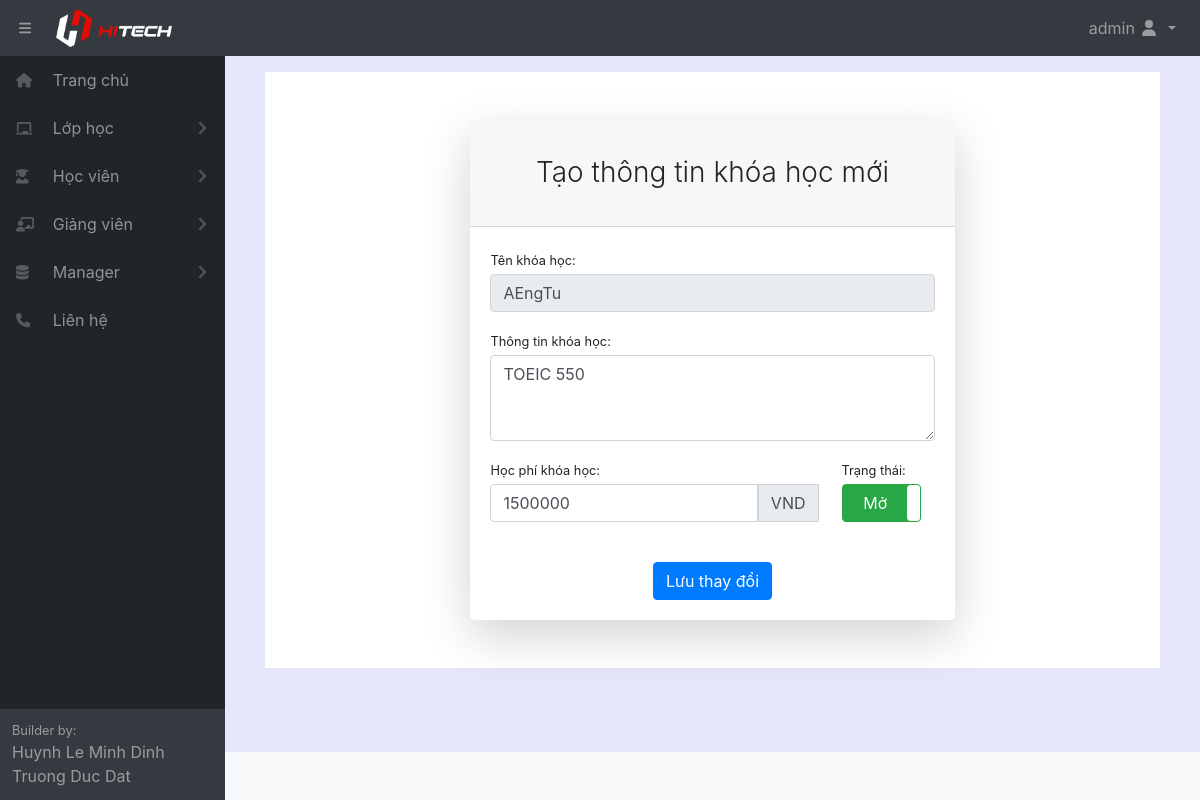
Page /editinformationunit/1 (signed in) on the committed database.
### home/models.py (models this page shows, shortened)
class Unit(models.Model):
    fullname = models.CharField(max_length=100, verbose_name="Tên khóa học")
    infomation = models.CharField(max_length=1000, blank=True, null=True, verbose_name="Thông tin khóa học")
    fee = models.IntegerField(default=0, verbose_name="Học phí khóa học")
    active = models.BooleanField(default=True, verbose_name="Trạng thái")
    class Meta:
        ordering =["fullname"]
        verbose_name_plural = "Khóa học"

### home/decorators.py (the view)
        def wrapper_func(request, *args, **kwargs):
            group = None
            if request.user.groups.exists():
                group = request.user.groups.all()[0].name
            if group in allowed_roles:
                return view_func(request, *args, **kwargs)
            else:
                return redirect('errorrole')

### home/views.py (called while the page is built, shortened)
@login_required(login_url='login')
@allowed_users(allowed_roles=['admin'])
def editInformationUnit(request,pk):
    unit = Unit.objects.get(pk=pk)
    context={'unit':unit}
    return render(request,'manager/editInformationUnit.html',context)

### home/templates/manager/editInformationUnit.html (shortened to what this page needs)
{% extends "pages/base.html" %}
{% block content %}
{% load static %}
<div class="container" style="padding-bottom: 3em;">
    <div class="row justify-content-center">
        <div class="col-xl-7 col-lg-9 col-md-12">
            <div class="card shadow-lg border-0 rounded-lg mt-5">
                <div class="card-header">
                    <h3 class="text-center font-weight-light my-4">Tạo thông tin khóa học mới</h3>
                </div>
                <div class="card-body">
                    <form action="" method="POST">
                        <div class="row">
                            <div class="col-lg-12 col-md-12">
                                <label class="small mb-1" for="id_fullname">Tên khóa học:</label>
                                <div class="form-group">
                                    <input class="form-control" disabled type="text" name="fullname" maxlength="100"
                                        required="" id="id_fullname" placeholder="Nhập tên khóa học mới"
                                        value="{{unit.fullname}}">
                                </div>
                            </div>
                            <div class="col-lg-12 col-md-12">
                                <label class="small mb-1" for="id_infomation">Thông tin khóa học:</label>
                                <div class="form-group">
                                    <textarea class="form-control" required name="infomation" maxlength="1000"
                                        id="id_infomation" rows="3"
                                        placeholder="Nội dung thông tin khóa học">{{unit.infomation}}</textarea>
                                </div>
                            </div>
                            <div class="col-lg-9 col-md-12">
                                <label class="small mb-1" for="id_fee">Học phí khóa học:</label>
                                <div class="form-group input-group">
                                    <input class="form-control" type="text" name="fee" maxlength="100" required=""
                                        id="id_fee" placeholder="Nhập học phí khóa học" value="{{unit.fee}}">
                                    <div class="input-group-prepend">
                                        <span class="input-group-text">VND</span>
                                    </div>
                                </div>
                            </div>
                            <div class="col-lg-3 col-md-12">
                                <label class="small mb-1" for="id_active">Trạng thái:</label>
                                <div class="form-group">
                                </div>
                            </div>
                        </div>
                        <div class="form-group d-flex align-items-center justify-content-between mt-4 mb-0">
                            <input class="btn btn-primary" type="submit" value="Lưu thay đổi"
                                style="margin-left: auto; margin-right: auto;">
                        </div>
                    </form>
                </div>
            </div>
        </div>
    </div>
</div>
{% endblock content %}

### home/templates/pages/base.html (shortened to what this page needs)
<!DOCTYPE html>
<html lang="en">
{% load staticfiles %}
<head>
    <link href="{% static '/fullcalendar/core/main.css' %}" rel='stylesheet' />
    <link href="{% static '/fullcalendar/daygrid/main.css' %}" rel='stylesheet' />
    <link href="{% static '/css/styles.css' %}" rel="stylesheet" />
    <link href="{% static '/css/dataTables.bootstrap4.min.css' %}" rel="stylesheet" />
</head>
<body class="sb-nav-fixed">
    <nav class="sb-topnav navbar navbar-expand navbar-dark bg-dark">
        <button class="btn btn-link btn-sm order-1 order-lg-0" id="sidebarToggle" href="#" style="margin-left: 10px;">
            <i class="fas fa-bars"></i></button>
        <a class="navbar-brand" href="{% url 'home' %}">
            <img src="/static/images/Logo-row-Light.png" alt="" style="width: 60%;">
        </a>
        <ul class="navbar-nav ml-auto ml-md-0">
            <li class="nav-item dropdown">
                <a class="nav-link dropdown-toggle" id="userDropdown" href="#" role="button" data-toggle="dropdown"
                    aria-haspopup="true" aria-expanded="false">
                    {{user.first_name}} {{user.last_name}}
                    <i class="fas fa-user fa-fw"></i>
                </a>
            </li>
        </ul>
    </nav>
    <div id="layoutSidenav">
        <div id="layoutSidenav_nav">
            <nav class="sb-sidenav accordion sb-sidenav-dark" id="sidenavAccordion">
                <div class="sb-sidenav-menu">
                    <div class="nav">
                        <a class="nav-link" href="{% url 'home' %}">
                            <div class="sb-nav-link-icon" style="width: 2em;">
                                <i class="fas fa-home"></i>
                            </div>
                            Trang chủ
                        </a>
                        <a class="nav-link collapsed" href="#" data-toggle="collapse" data-target="#collapseClass"
                            aria-expanded="false" aria-controls="collapseClass">
                            <div class="sb-nav-link-icon" style="width: 2em;">
                                <i class="fas fa-chalkboard"></i>
                            </div>
                            Lớp học
                            <div class="sb-sidenav-collapse-arrow">
                                <i class="fas fa-angle-down"></i>
                            </div>
                        </a>
                        <a class="nav-link collapsed" href="#" data-toggle="collapse" data-target="#collapseStudent"
                            aria-expanded="false" aria-controls="collapseStudent">
                            <div class="sb-nav-link-icon" style="width: 2em;">
                                <i class="fas fa-user-graduate"></i>
                            </div>
                            Học viên
                            <div class="sb-sidenav-collapse-arrow">
                                <i class="fas fa-angle-down"></i>
                            </div>
                        </a>
                        <a class="nav-link collapsed" href="#" data-toggle="collapse" data-target="#collapseTeacher"
                            aria-expanded="false" aria-controls="collapseTeacher">
                            <div class="sb-nav-link-icon" style="width: 2em;">
                                <i class="fas fa-chalkboard-teacher"></i>
                            </div>
                            Giảng viên
                            <div class="sb-sidenav-collapse-arrow">
                                <i class="fas fa-angle-down"></i>
                            </div>
                        </a>
                        {% if request.user.is_staff %}
                        <a class="nav-link collapsed" href="#" data-toggle="collapse" data-target="#collapseManager"
                            aria-expanded="false" aria-controls="collapseManager">
                            <div class="sb-nav-link-icon" style="width: 2em;">
                                <i class="fas fa-database"></i>
                            </div>
                            Manager
                            <div class="sb-sidenav-collapse-arrow">
                                <i class="fas fa-angle-down"></i>
                            </div>
                        </a>
                        {% endif %}
                        <a class="nav-link" href="{% url 'contact' %}">
                            <div class="sb-nav-link-icon" style="width: 2em;">
                                <i class="fas fa-phone"></i>
                            </div>
                            Liên hệ
                        </a>
                    </div>
                </div>
                <div class="sb-sidenav-footer">
                    <div class="small">Builder by:</div>
                    <div>Huynh Le Minh Dinh</div>
                    <div>Truong Duc Dat</div>
                </div>
            </nav>
        </div>
        <div id="layoutSidenav_content" style="background-color: lavender;">
            <main>
                <div class="container-fluid">
                    <div style="margin: 1em; background-color: white;">
                        {% block content %}{% endblock %}
                    </div>
                </div>
            </main>
            <footer class="py-4 bg-light mt-auto">
            </footer>
        </div>
    </div>
</body>
</html>

### rows in the picture
Unit: fullname "AEngTu", infomation "TOEIC 550", fee "1500000"

### other values in the picture
{{ user.first_name }} "admin"
